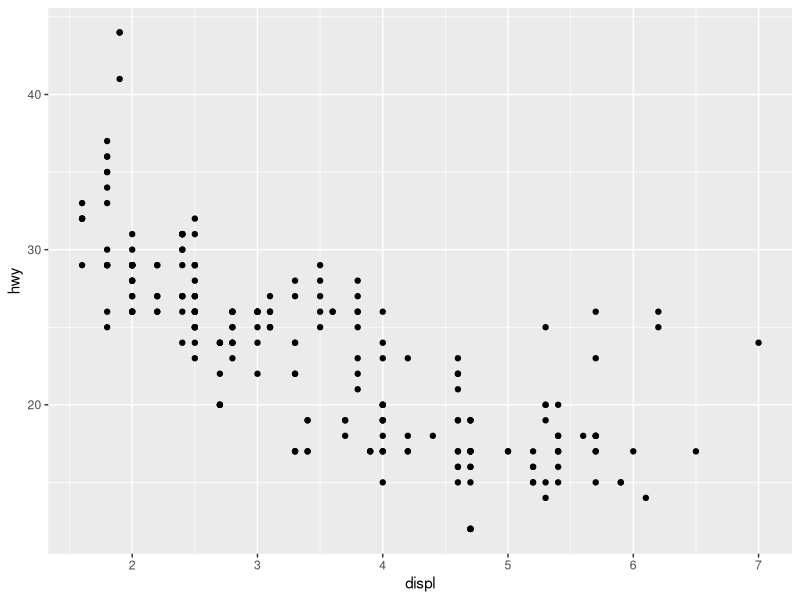
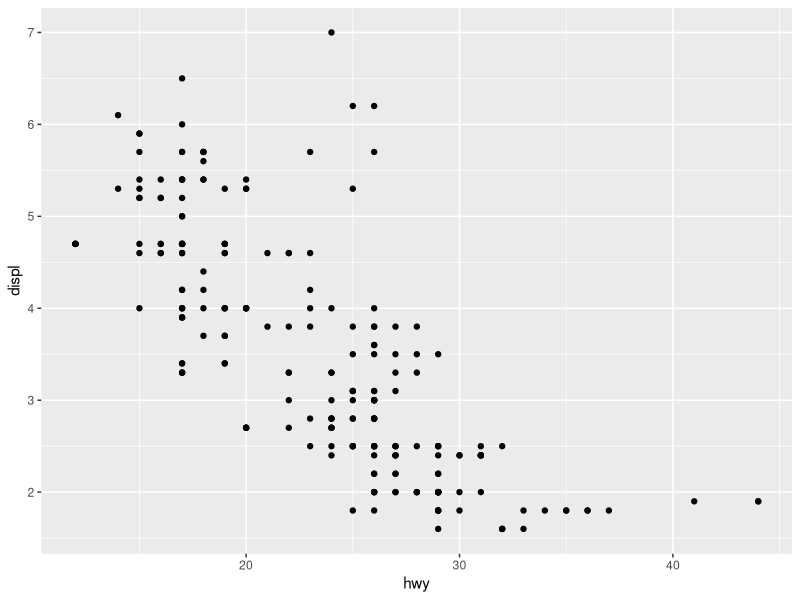
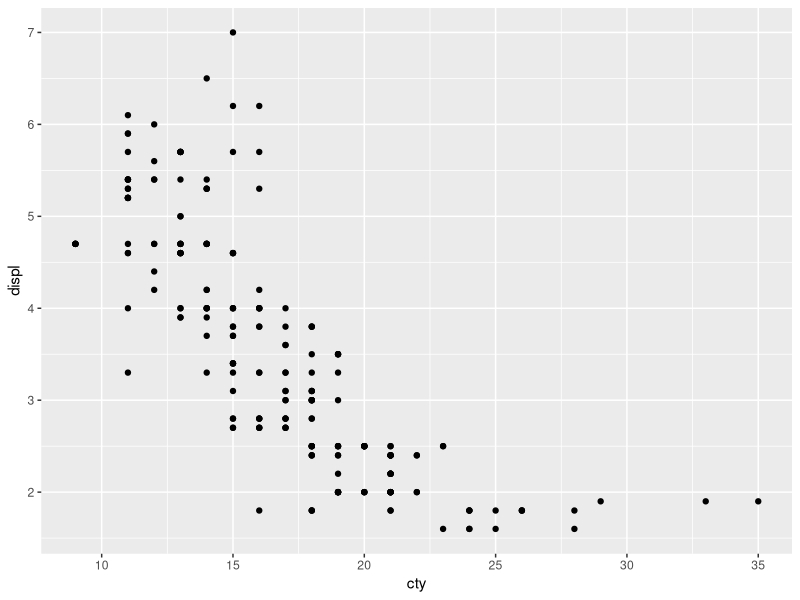

Reproduce these figures in R, in order.
library("tidyverse")

#SALVANDO CONJUNTO DE DADOS CSV
#Ação não relacionada ao estudo. Gravando apenas para uso posterior em Python
arquivo = ("D:\\git\\python.ds\\data\\mpg.csv")
write.table(mpg, file=arquivo, row.names=FALSE, quote=FALSE, sep=",")

#Análise dos dados. Economia de combustíveis
#=============================================
mpg
summary(mpg)

#Visualização
#=============================================
#Variáveis:
#motor: displ (engine displacement in litres)
#eficiência de combustível: hwy (milhas por galão na estrada)


ggplot(data=mpg)+
  geom_point(mapping = aes(x = displ, y=hwy))


ggplot(data=mpg)+
  geom_point(mapping = aes(x=hwy, y=displ))


ggplot(data=mpg)+
  geom_point(mapping = aes(x=cty, y=displ))
